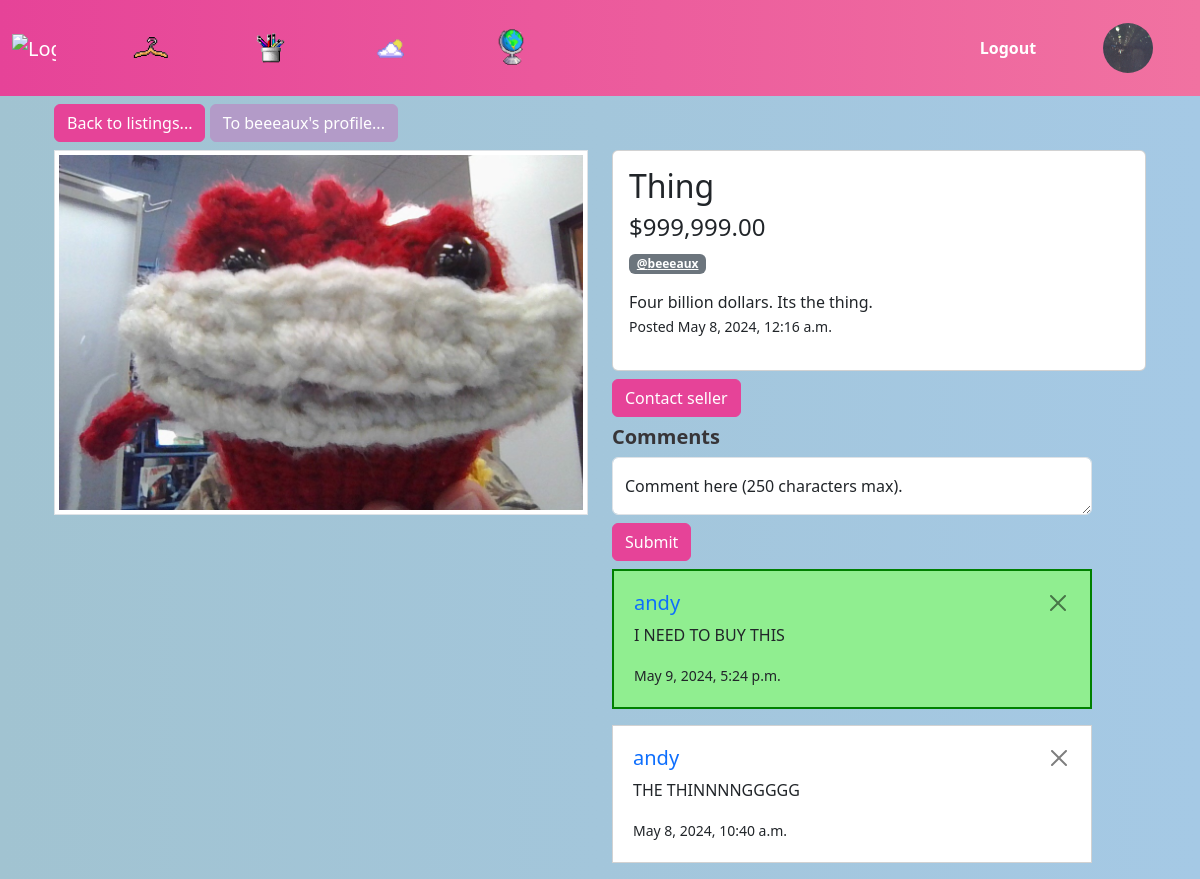
/item/4 (signed in), run on the app's committed database.
### shopping/models.py (models this page shows, shortened)
class Profile(models.Model):
    user = models.OneToOneField(User, null=True, on_delete=models.CASCADE)
    first_name = models.CharField(max_length=50, null=True, blank=True)
    last_name = models.CharField(max_length=50, null=True, blank=True)
    bio = models.TextField(max_length=50, null=True, blank=True)
    profile_pic = models.ImageField(null=True, blank=True, upload_to='images/userprofiles/')
    pinterest_url = models.CharField(max_length=255, null=True, blank=True)
    venmo_url = models.CharField(max_length=255, null=True, blank=True)

class Item(models.Model):
    image = models.ImageField(max_length=100, upload_to='itemimages/', null=False) #limits file names
    name = models.CharField(max_length=50)
    price = models.DecimalField(max_digits=9, decimal_places=2) #allows listings up to a million dollars...
    description = models.CharField(max_length=250, null=True)
    date_posted = models.DateTimeField(default=timezone.now)
    user = models.ForeignKey(User, null=True, on_delete=models.CASCADE) #foreignkey because a user can have multiple items

class Comment(models.Model):
    comment = models.CharField(max_length=250)
    user = models.ForeignKey(User, null=True, on_delete=models.PROTECT) #when the user is deleted, the comment is protected (LAINEY: do we wanna make it delete their comments though?)
    item = models.ForeignKey(Item,on_delete=models.CASCADE,)
    date_posted = models.DateTimeField(default=timezone.now)

### shopping/views.py (the view)
# urls.py: path('item/<int:pk>', views.item, name='item'),
@login_required
def item(request, pk):
    item = get_object_or_404(Item, pk=pk)
    try:
        comments = Comment.objects.filter(item=item).order_by('-date_posted')
    except Comment.objects.filter(item=item).exists() == False:
        comments = {None}
    editform = EditItem(instance=item)
    context = {
        'item' : item,
        'comments' : comments,
        'editform' : editform, #for modal consistency sake
    }
    return render(request, 'shopping/item.html', context)

### shopping/forms.py
class EditItem(forms.ModelForm):
    class Meta:
        model = Item
        fields = ['image', 'name', 'price', 'description'] #same stuff, just lets you edit it
        widgets = {'image': forms.ClearableFileInput(attrs={'class': 'form-control',}),
                   'name': forms.TextInput(attrs={'class': 'form-control', 'placeholder': 'What your item is (Max 50 characters.)', 'maxlength' : '50',}),
                   'price': forms.NumberInput(attrs={'class': 'itemPrice form-control', 'placeholder': 'Price of item'}),
                   'description': forms.Textarea(attrs={'class': 'form-control',
                                                        'placeholder': 'Describe your item here... (Max 250 characters.)',
                                                        'maxlength' : '250',
                                                        'style': 'height: 100px',
                                                        }), }

### shopping/templates/shopping/item.html (shortened to what this page needs)
{% extends 'base.html' %}
{% load static %}
{% load l10n %}
{% load tz %}
{% block content %}
<div class="container">
  <a class="btn btn-primary mt-2 mb-2" href="{% url 'listings' %}">Back to listings...</a>
  <a class="btn btn-secondary mt-2 mb-2" href="{% url 'show_profile_page' item.user.id %}">To {{item.user}}'s profile...</a>
  <div class="row">
    <div class="col-md-6">
      <img src="{{ item.image.url }}" class="img-thumbnail rounded-0 mb-4" alt="Image of {{item.name}}">
    </div>
    <div class="col-md-6">
      <div class="card mb-2">
        <div class="card-body">
          <h2 class="flex-container" style="overflow-wrap: break-word;">{{ item.name }}</h2>
            <h4 class="price">${{ item.price|localize }}</h4>
            <p><a class="badge text-bg-secondary" title="View profile" href="{% url 'show_profile_page' item.user.id %}">@{{ item.user }}</a></p>
            <p style="overflow-wrap: break-word;"> {{ item.description }} <br> <small> Posted {{ item.date_posted|timezone:"America/New_York" }} </small></p>
        </div>
      </div>
      <button onclick="generateMailtoLink()" title="Contact seller via email" rel="noreferrer noopener" class="btn btn-primary" aria-label="Contact by email">Contact seller</button>
      <h3 class="fs-5 fw-semibold mt-2" style="color:rgb(55, 53, 56);">Comments</h3>
      <form action="{% url 'add-comment' item.pk %}" method="POST" enctype='multipart/form-data'>
        <div class="form-floating">
          <textarea class="form-control" placeholder="Leave a comment here" id="floatingTextarea" maxlength="250" style="width: 30rem;" name="comment"></textarea>
          <label for="floatingTextarea">Comment here (250 characters max).</label>
        </div>
        <button type="submit" action="add-comment" class="btn btn-primary mb-2 mt-2">Submit</button>
      </form>
      {% if comments.0 == None %}
        <p>No comments yet. If you want to purchase this item, let {{item.user}} know!</p>
      {% else %}
        {% for comment in comments %}
          <div class="card comment p-1 rounded-0 mb-3" style="width: 30rem;">
            <div class="card-body comment pb-0">
              {% if comment.user == request.user %} {%  if comment.comment != 'This comment has been deleted.'%}
              <button class="btn-close" style="float:right;" data-bs-toggle="modal" aria-label="Delete" data-bs-target="#deleteCommentModal" title="Delete post (only deletes text)"></button>
              {% endif %} {% endif %}
              <h5 class="card-title">
                <a href="{% url 'show_profile_page' comment.user.id %}" title="View profile" style="text-decoration: none;">{{ comment.user }} </a>
              </h5>
              {% if comment.comment == 'This comment has been deleted.' %} <p><i>{{ comment.comment }}</p> </i> {% else %} <p>{{ comment.comment }}</p> {% endif %}
              <p><small>{{ comment.date_posted|timezone:"America/New_York" }}</small></p>
            </div>
          </div>
        {% endfor %}
      {% endif %}
    </div>
  </div>
</div>
{% endblock %}

### shopping/templates/base.html (shortened to what this page needs)
<!doctype html>
<html lang="en">
  <head>
    {% load static %}
    <link href="https://cdn.jsdelivr.net/npm/bootstrap@5.3.3/dist/css/bootstrap.min.css" rel="stylesheet">
    <link href="{% static 'css/base_colors.css' %}" rel="stylesheet">
  </head>
  {% load static %}
  <body>
    {% if user.is_authenticated %}
    <nav class="navbar navbar-expand-lg navbar-light">
      <div class="container-fluid justify-content-start">
        <a class="navbar-brand" href="{% url 'home_page' %}" title="Home"><img src="{% static 'images/navbar/file.png' %}" alt="Logo" width="30" height="24" class="navbar-img">
        </a>
        <div class="collapse navbar-collapse" id="navbarNav">
          <ul class="navbar-nav">
            <li class="nav-item">
              <a class="navbar-link {% if request.resolver_match.url_name == 'listings' %}current-page{% endif %}" href="{% url 'listings' %}">
                <img src="{% static 'images/navbar/hanger.png' %}" alt="Logo" class="navbar-img-hanger">
              </a>
            </li>
            <li class="nav-item">
              <a class="navbar-link {% if request.resolver_match.url_name == 'color_picker' %}current-page{% endif %}" href="{% url 'color_picker' %}">
                <img src="{% static 'images/navbar/paint.png' %}" alt="Logo" class="navbar-img-paint">
              </a>
            </li>
            <li class="nav-item">
              <a class="navbar-link {% if request.resolver_match.url_name == 'weather' %}current-page{% endif %}" href="{% url 'weather' %}">
                <img src="{% static 'images/navbar/weather.png' %}" alt="Logo" class="navbar-img-weather">
              </a>
            </li>
            <li class="nav-item">
              <a class="navbar-link {% if request.resolver_match.url_name == 'thrift_map' %}current-page{% endif %}" href="{% url 'thrift_map' %}">
                <img src="{% static 'images/navbar/globe.png' %}" alt="Logo" class="navbar-img-globe">
              </a>
            </li>
          </ul>
          <div class="collapse navbar-collapse justify-content-end" id="navbarNav">
            <ul class="navbar-nav">
              <li class="nav-item">
                {% if user.is_authenticated %}
                    <a class="nav-link" href="{% url 'logout' %}"><strong>Logout</strong></a>
                {% endif %}
              </li>
              {% if user.is_authenticated %}
                {% if user.profile.profile_pic %}
                  <li class="nav-item">
                      <a class="nav-link" id="profile" href="{%url 'show_profile_page' user.profile.id %}">
                        <img class="img-fluid rounded-circle" style="width: 50px; height: 50px;" src="{{ user.profile.profile_pic.url }}" alt="Profile">
                      </a>
                  </li>
                {% elif user.profile.id %}
                  <li class="nav-item">
                    <a class="nav-link" id="profile" href="{% url 'show_profile_page' user.profile.id %}">
                      <img class="img-fluid rounded-circle" style="width: 50px; height: 50px;" src="{% static 'images/default_user.jpg' %}" alt="Default Profile">
                    </a>
                  </li>
                {% else %}
                  <li class="nav-item">
                    <a class="nav-link" id="profile" href="{% url 'create_profile_page' %}">
                      <img class="img-fluid rounded-circle" style="width: 50px; height: 50px;" src="{% static 'images/default_user.jpg' %}" alt="Default Profile">
                    </a>
                  </li>
                {% endif %}
                {% else %}
                  <li class="nav-item">
                    <a class="nav-link" id="profile" href="{% url 'show_profile_page' user.profile.id %}">
                      <img class="img-fluid rounded-circle" style="width: 50px; height: 50px;" src="{% static 'images/default_user.jpg' %}" alt="Default Profile">
                    </a>
                  </li>
                {% endif %}
              {% endif %}
            </ul>
          </div>
        </div>
      </div>
</nav>
<div class="container">
{% block content %}
{% endblock %}
</div>
</body>
</html>

### shopping/static/css/base_colors.css (style rules this page uses)
:root { --bs-primary: #e64398; --bs-secondary: #B39BC8; --bs-success: #A1C3D1; --bs-info: #F0EBF4; --bs-warning: #E64398; }
.btn-primary { background-color: var(--bs-primary); border-color: var(--bs-primary); }
.btn-secondary { background-color: var(--bs-secondary); border-color: var(--bs-secondary); }
.navbar { background-color: var(--bs-primary); }
.navbar-light .navbar-nav .nav-link, .navbar-light .navbar-brand { color: #ffffff !important; }
body { background-color: #abc9f6; }

### shopping/templates/base.html (style rules this page uses)
.navbar-img { width: 60px; height: auto; }
.navbar-img-weather { width: 90px; height: auto; }
.navbar-img-globe { width: 50px; height: auto; }
.navbar-img-paint { width: 60px; height: auto; }
.navbar-img-hanger { width: 60px; height: auto; }
.navbar-nav { display: flex; align-items: center; }
.navbar-link { position: relative; display: flex; align-items: center; justify-content: center; width: 100%; height: 100%; text-decoration: none; position: relative; display: flex; align-items: center; justify-content: center; width: 100%; height: 100%; text-decoration: none; }
.nav-item { display: flex; align-items: center; justify-content: center; width: 120px; height: 80px; }
.navbar-img { max-width: 70%; max-height: 70%; margin: auto; }
body { background: linear-gradient(to right, #a1c3d1, #a5c9e5); }
.navbar { background: linear-gradient(to right, #e64398, #f172a1); }

### shopping/templates/shopping/item.html (style rules this page uses)
.img-thumbnail { min-height: 50%; object-fit: cover; }

### data on the page
Item: user "beeeaux", image (picture), name "Thing", price "999,999.00", description "Four billion dollars. Its the thing.", date_posted "May 8, 2024, 12:16 a.m."
Comment: user "andy", comment "I NEED TO BUY THIS", date_posted "May 9, 2024, 5:24 p.m."
Comment: user "andy", comment "THE THINNNNGGGGG", date_posted "May 8, 2024, 10:40 a.m."
